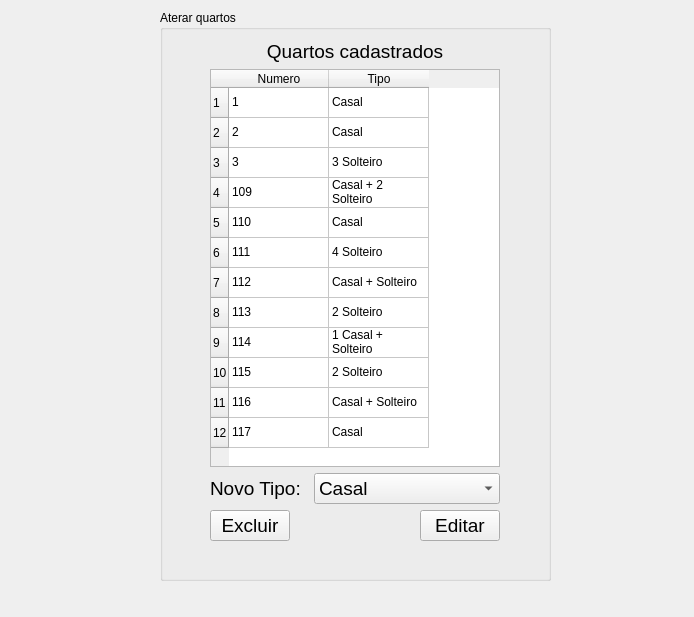
<?xml version="1.0" encoding="UTF-8"?>
<ui version="4.0">
 <class>Frame</class>
 <widget class="QFrame" name="Frame">
  <property name="geometry">
   <rect>
    <x>0</x>
    <y>0</y>
    <width>694</width>
    <height>617</height>
   </rect>
  </property>
  <property name="windowTitle">
   <string>Frame</string>
  </property>
  <widget class="QGroupBox" name="groupBox_alterar">
   <property name="geometry">
    <rect>
     <x>160</x>
     <y>10</y>
     <width>391</width>
     <height>571</height>
    </rect>
   </property>
   <property name="title">
    <string>Aterar quartos</string>
   </property>
   <widget class="QWidget" name="">
    <property name="geometry">
     <rect>
      <x>50</x>
      <y>30</y>
      <width>290</width>
      <height>501</height>
     </rect>
    </property>
    <layout class="QVBoxLayout" name="verticalLayout">
     <item>
      <widget class="QLabel" name="label_quartos">
       <property name="font">
        <font>
         <pointsize>14</pointsize>
        </font>
       </property>
       <property name="text">
        <string>Quartos cadastrados</string>
       </property>
       <property name="alignment">
        <set>Qt::AlignmentFlag::AlignCenter</set>
       </property>
      </widget>
     </item>
     <item>
      <widget class="QTableWidget" name="table_quartos">
       <row/>
       <row/>
       <row/>
       <row/>
       <row/>
       <row/>
       <row/>
       <row/>
       <row/>
       <row/>
       <row/>
       <row/>
       <column>
        <property name="text">
         <string>Numero</string>
        </property>
       </column>
       <column>
        <property name="text">
         <string>Tipo</string>
        </property>
       </column>
       <item row="0" column="0">
        <property name="text">
         <string>1</string>
        </property>
       </item>
       <item row="0" column="1">
        <property name="text">
         <string>Casal</string>
        </property>
       </item>
       <item row="1" column="0">
        <property name="text">
         <string>2</string>
        </property>
       </item>
       <item row="1" column="1">
        <property name="text">
         <string>Casal</string>
        </property>
       </item>
       <item row="2" column="0">
        <property name="text">
         <string>3</string>
        </property>
       </item>
       <item row="2" column="1">
        <property name="text">
         <string>3 Solteiro</string>
        </property>
       </item>
       <item row="3" column="0">
        <property name="text">
         <string>109</string>
        </property>
       </item>
       <item row="3" column="1">
        <property name="text">
         <string>Casal + 2 Solteiro</string>
        </property>
       </item>
       <item row="4" column="0">
        <property name="text">
         <string>110</string>
        </property>
       </item>
       <item row="4" column="1">
        <property name="text">
         <string>Casal</string>
        </property>
       </item>
       <item row="5" column="0">
        <property name="text">
         <string>111</string>
        </property>
       </item>
       <item row="5" column="1">
        <property name="text">
         <string>4 Solteiro</string>
        </property>
       </item>
       <item row="6" column="0">
        <property name="text">
         <string>112</string>
        </property>
       </item>
       <item row="6" column="1">
        <property name="text">
         <string>Casal + Solteiro</string>
        </property>
       </item>
       <item row="7" column="0">
        <property name="text">
         <string>113</string>
        </property>
       </item>
       <item row="7" column="1">
        <property name="text">
         <string>2 Solteiro</string>
        </property>
       </item>
       <item row="8" column="0">
        <property name="text">
         <string>114</string>
        </property>
       </item>
       <item row="8" column="1">
        <property name="text">
         <string>1 Casal + Solteiro</string>
        </property>
       </item>
       <item row="9" column="0">
        <property name="text">
         <string>115</string>
        </property>
       </item>
       <item row="9" column="1">
        <property name="text">
         <string>2 Solteiro</string>
        </property>
       </item>
       <item row="10" column="0">
        <property name="text">
         <string>116</string>
        </property>
       </item>
       <item row="10" column="1">
        <property name="text">
         <string>Casal + Solteiro</string>
        </property>
       </item>
       <item row="11" column="0">
        <property name="text">
         <string>117</string>
        </property>
       </item>
       <item row="11" column="1">
        <property name="text">
         <string>Casal </string>
        </property>
       </item>
      </widget>
     </item>
     <item>
      <layout class="QHBoxLayout" name="horizontalLayout_2">
       <item>
        <widget class="QLabel" name="label_novo_tipo">
         <property name="font">
          <font>
           <pointsize>14</pointsize>
          </font>
         </property>
         <property name="text">
          <string>Novo Tipo:</string>
         </property>
        </widget>
       </item>
       <item>
        <widget class="QComboBox" name="comboBox_tipos">
         <property name="font">
          <font>
           <pointsize>14</pointsize>
          </font>
         </property>
         <item>
          <property name="text">
           <string>Casal</string>
          </property>
         </item>
         <item>
          <property name="text">
           <string>Casal + Solteiro</string>
          </property>
         </item>
         <item>
          <property name="text">
           <string>Casal  + 2 Solteiro</string>
          </property>
         </item>
         <item>
          <property name="text">
           <string>Solteiro</string>
          </property>
         </item>
         <item>
          <property name="text">
           <string>2 Solteiro</string>
          </property>
         </item>
         <item>
          <property name="text">
           <string>3 Solteiro</string>
          </property>
         </item>
         <item>
          <property name="text">
           <string>4 Solteiro</string>
          </property>
         </item>
        </widget>
       </item>
      </layout>
     </item>
     <item>
      <layout class="QHBoxLayout" name="horizontalLayout">
       <item>
        <widget class="QPushButton" name="button_excluir">
         <property name="font">
          <font>
           <pointsize>14</pointsize>
          </font>
         </property>
         <property name="text">
          <string>Excluir</string>
         </property>
        </widget>
       </item>
       <item>
        <spacer name="horizontalSpacer">
         <property name="orientation">
          <enum>Qt::Orientation::Horizontal</enum>
         </property>
         <property name="sizeHint" stdset="0">
          <size>
           <width>40</width>
           <height>20</height>
          </size>
         </property>
        </spacer>
       </item>
       <item>
        <widget class="QPushButton" name="button_editar">
         <property name="font">
          <font>
           <pointsize>14</pointsize>
          </font>
         </property>
         <property name="text">
          <string>Editar</string>
         </property>
        </widget>
       </item>
      </layout>
     </item>
    </layout>
   </widget>
  </widget>
 </widget>
 <resources/>
 <connections/>
</ui>
